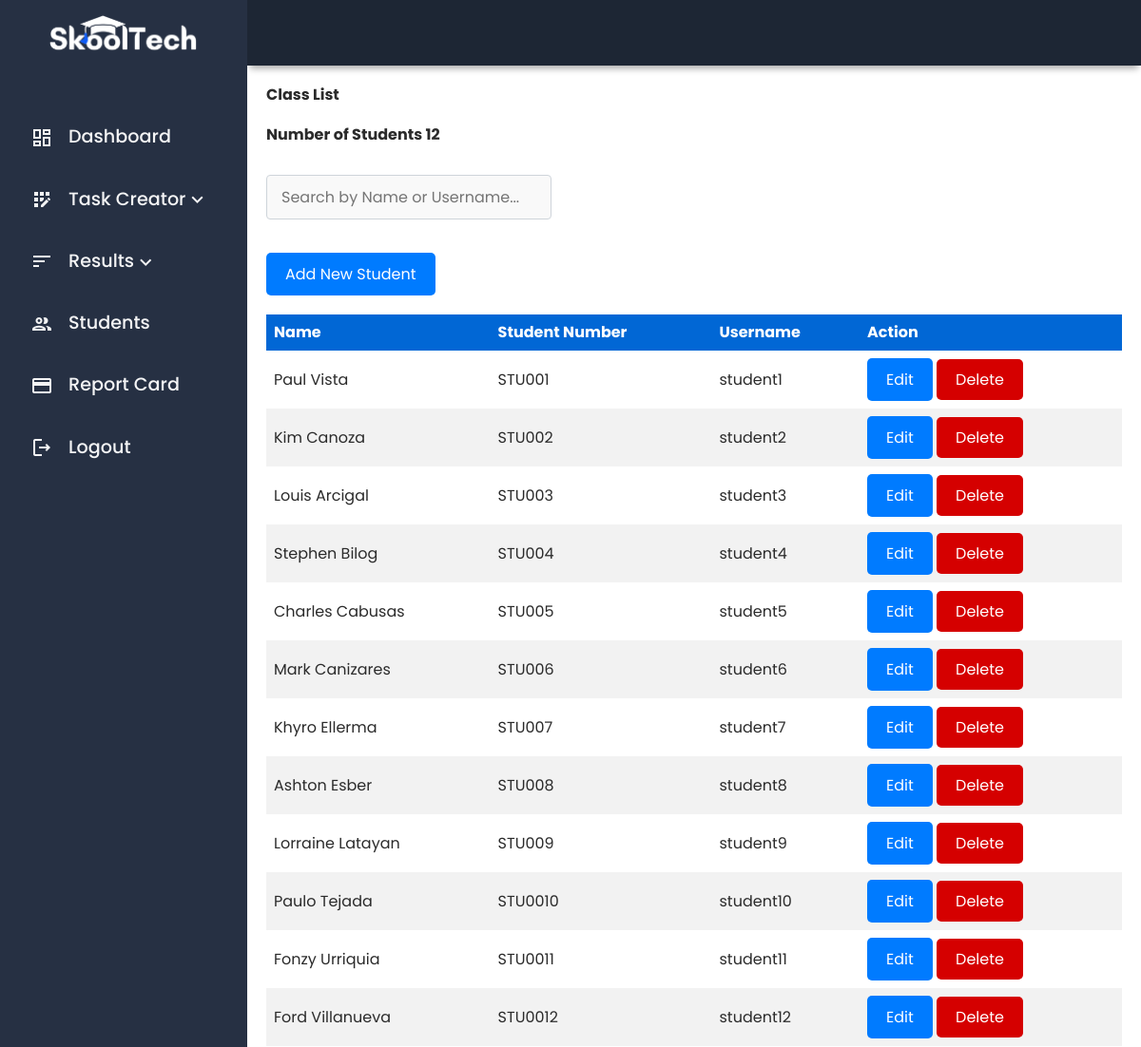
The page /admin_students.php (signed in) on the database its author committed.
### tables this page shows
CREATE TABLE students (
    id INT AUTO_INCREMENT PRIMARY KEY,
    username VARCHAR(50) NOT NULL UNIQUE,
    password VARCHAR(255) NOT NULL,
    name VARCHAR(100) NOT NULL,
    student_number VARCHAR(20) NOT NULL UNIQUE
);

### admin_students.php (the view, shortened to what this page needs)
<?php
$servername = "localhost";
$username = "root";
$password = "";
$dbname = "skooltech";
$conn = new mysqli($servername, $username, $password, $dbname);
$sql_students = "SELECT * FROM students";
$result_students = $conn->query($sql_students);
?>
<!DOCTYPE html>
<html lang="en">
<head>
    <link rel="stylesheet" href="./dist/scss/main.min.css">
</head>
<body>
    <div class="grid-container">
        <div class="header">
        </div>
        <div id="sidenav">
            <div class="sidenav__wrapper">
                <div class="sidenav__img">
                    <img src="./dist/img/skooltech-logo.png" alt="">
                </div>
                <div class="sidenav-list">
                    <ul>
                        <li><a href="./admin_dashboard.php"><span class="material-icons-outlined">dashboard</span>Dashboard</a></li>
                        <li>
                            <a href="#" class="dropdown-toggle">
                                <span class="material-icons-outlined">app_registration</span> Task Creator
                                <div class="arrow-down">
                                    <span class="material-icons-outlined chevron-icon">keyboard_arrow_down</span>
                                </div>
                            </a>
                        </li>
                        <li>
                            <a href="#" class="dropdown-toggle">
                            <span class="material-icons-outlined">sort</span> Results
                                <div class="arrow-down">
                                    <span class="material-icons-outlined chevron-icon">keyboard_arrow_down</span>
                                </div>
                            </a>
                        </li>
                        <li><a href="./admin_students.php"><span class="material-icons-outlined">group</span>Students</a></li>
                        <li><a href="./admin_reportcard.php"><span class="material-icons-outlined">credit_card</span>Report Card</a></li>
                        <li><a href="logout.php"><span class="material-icons-outlined">logout</span>Logout</a></li>
                    </ul>
                </div>
            </div>
        </div>
        <main class="main-container">
            <h2>Class List</h2>
            <h2>Number of Students <?php echo $result_students->num_rows; ?></h2>
            <div class="search-bar">
                <input type="text" class="search-input" id="searchInput" placeholder="Search by Name or Username...">
            </div>
            <button onclick="document.getElementById('addStudentModal').style.display='block'">Add New Student</button>
            <table>
                <thead>
                    <tr>
                        <th>Name</th>
                        <th>Student Number</th>
                        <th>Username</th>
                        <th>Action</th>
                    </tr>
                </thead>
                <tbody id="studentsTable">
                    <?php
                    if ($result_students->num_rows > 0) {
                        while ($row = $result_students->fetch_assoc()) {
                            echo "<tr>";
                            echo "<td>" . htmlspecialchars($row['name']) . "</td>";
                            echo "<td>" . htmlspecialchars($row['student_number']) . "</td>";
                            echo "<td>" . htmlspecialchars($row['username']) . "</td>";
                            echo "<td>
                                    <button onclick=\"openEditModal(" . $row['id'] . ", '" . $row['student_number'] . "', '" . $row['username'] . "', '" . $row['name'] . "')\">Edit</button>
                                    <a class='delete_btn' href='?delete_id=" . $row['id'] . "' onclick='return confirm(\"Are you sure?\")'>Delete</a>
                                  </td>";
                            echo "</tr>";
                        }
                    }
                    ?>
                </tbody>
            </table>
        </main>
    </div>
</body>
</html>

### admin_students.php (style rules this page uses)
button { background-color: #007bff; color: #fff; border: none; padding: 10px 20px; border-radius: 5px; cursor: pointer; transition: 0.05s ease; font-family: "Poppins", "sans-serif"; font-size: 1rem; transition: 0.3s ease; }
input[type="text"], input[type="password"] { width: 100%; padding: 8px; margin: 10px 0; border-radius: 5px; border: 1px solid #ccc; font-size: 1rem; }
.delete_btn { background-color: #d50000; color: #fff; border: none; padding: 10px 20px; border-radius: 5px; cursor: pointer; transition: 0.05s ease; font-family: "Poppins", "sans-serif"; font-size: 1rem; transition: 0.3s ease; }

### rows shown on the page
students: name "Paul Vista", student_number "STU001", username "student1"
students: name "Kim Canoza", student_number "STU002", username "student2"
students: name "Louis Arcigal", student_number "STU003", username "student3"
students: name "Stephen Bilog", student_number "STU004", username "student4"
students: name "Charles Cabusas", student_number "STU005", username "student5"
students: name "Mark Canizares", student_number "STU006", username "student6"
students: name "Khyro Ellerma", student_number "STU007", username "student7"
students: name "Ashton Esber", student_number "STU008", username "student8"
students: name "Lorraine Latayan", student_number "STU009", username "student9"
students: name "Paulo Tejada", student_number "STU0010", username "student10"
students: name "Fonzy Urriquia", student_number "STU0011", username "student11"
students: name "Ford Villanueva", student_number "STU0012", username "student12"

### other values the page prints
$result_students->num_rows "12"
